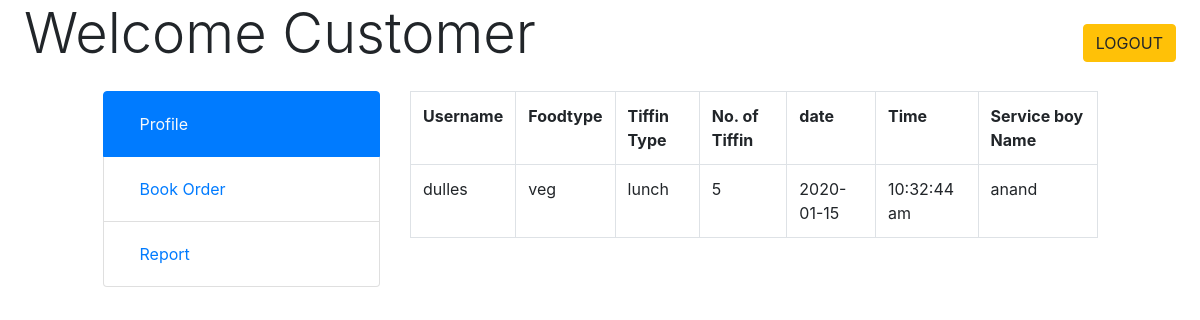
Screenshot of /Lucknow_dabbawala/cusreport.php (signed in) with the database file from the repository.
### tables this page shows
CREATE TABLE IF NOT EXISTS `report` (
  `username` varchar(50) NOT NULL,
  `foodtype` varchar(50) NOT NULL,
  `tiffintype` varchar(50) NOT NULL,
  `tiffin` varchar(50) NOT NULL,
  `date` varchar(50) NOT NULL,
  `enddate` varchar(50) NOT NULL,
  `time` varchar(50) NOT NULL,
  `cemail` varchar(50) NOT NULL,
  `sname` varchar(50) NOT NULL
);

### Lucknow_dabbawala/cusreport.php (the view, shortened to what this page needs)
<!DOCTYPE html>
<?php 	session_start();
	$uname=$_SESSION['uname']; ?>
<html>
<head>
	<?php include("bootstrap.php"); ?>
</head>
<body>
<div class='conainer-fluid'>
<div class='row'>
	<div class='col-md-12'>
		<span class='display-4 ml-4 mt-4'>Welcome Customer</span>
		<a href="logout.php"><button class='btn btn-warning float-right mt-4 mr-4'>LOGOUT</button></a>
	</div>
</div>
<div class='row mt-4'>
	<div class='col-md-1'></div>
	<div class='col-md-3'>
		<ul class="list-group">
  <li class="list-group-item active"><a href="customer.php" class='nav-link text-light'>Profile</a></li>
  <li class="list-group-item"><a href="order_form.php" class='nav-link'>Book Order</a></li>
  <li class="list-group-item"><a href="cusreport.php" class='nav-link'>Report</a></li>
</ul>
	</div>
	<div class='col-md-7'>
		<table class='table table-bordered'>
			<tr>
				<th>Username</th>
<th>Foodtype</th><th>Tiffin Type</th>
<th>No. of Tiffin</th><th>date</th><th>Time</th><th>Service boy Name</th>
			</tr>
	<?php
	include ("conne.php");
	$sql="select * from report where username='$uname'";
	$x=mysqli_query($conn,$sql);
while($r=mysqli_fetch_assoc($x)){
	?>
<tr><td><?php echo $r['username']?></td>
	<td><?php echo $r['foodtype']?></td>
	<td><?php echo $r['tiffintype']?></td>
	<td><?php echo $r['tiffin']?></td>
		<td><?php echo $r['date']?></td>
	<td><?php echo $r['time']?></td>
		<td><?php echo $r['sname']?></td>
	</tr>
<?php
}
?>
</table>
	</div>
	<div class='col-md-1'></div>
</div>
</div>
</body>
</html>

### rows the page displays
report: username "dulles", foodtype "veg", tiffintype "lunch", tiffin "5", date "2020-01-15", time "10:32:44 am", sname "anand"
